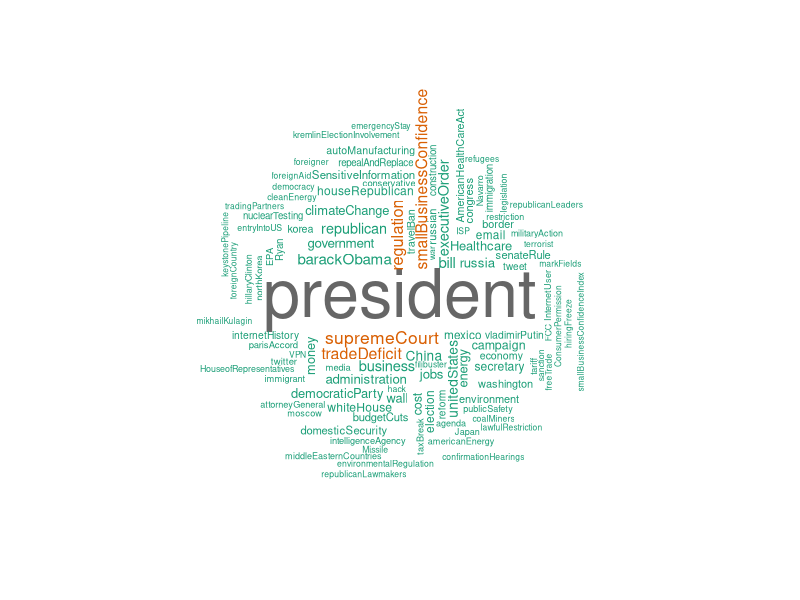
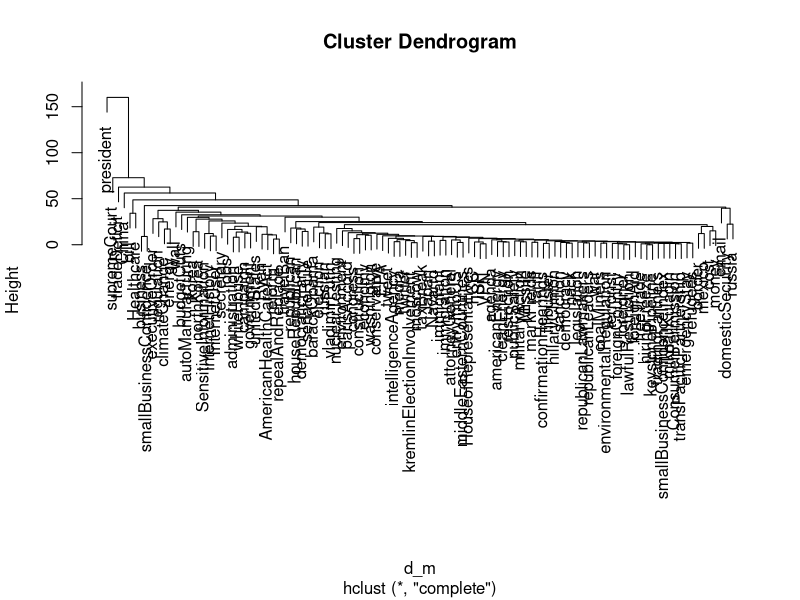
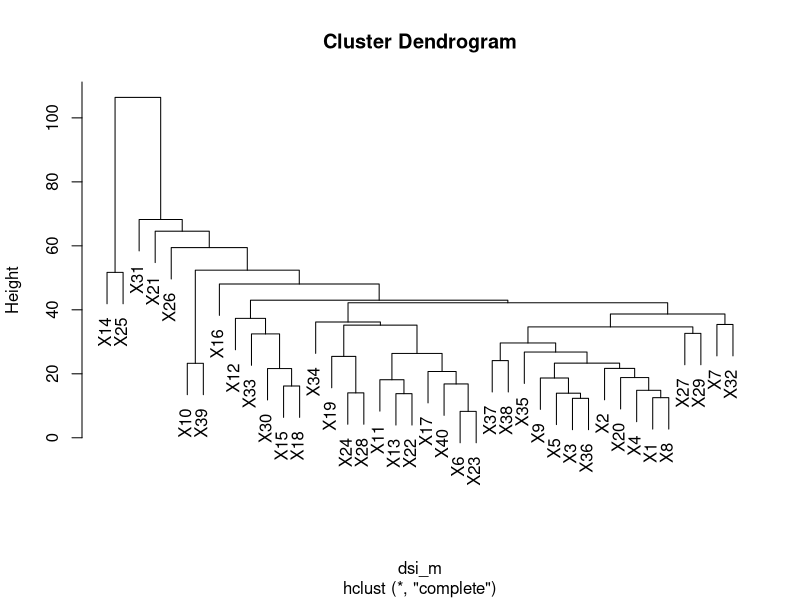
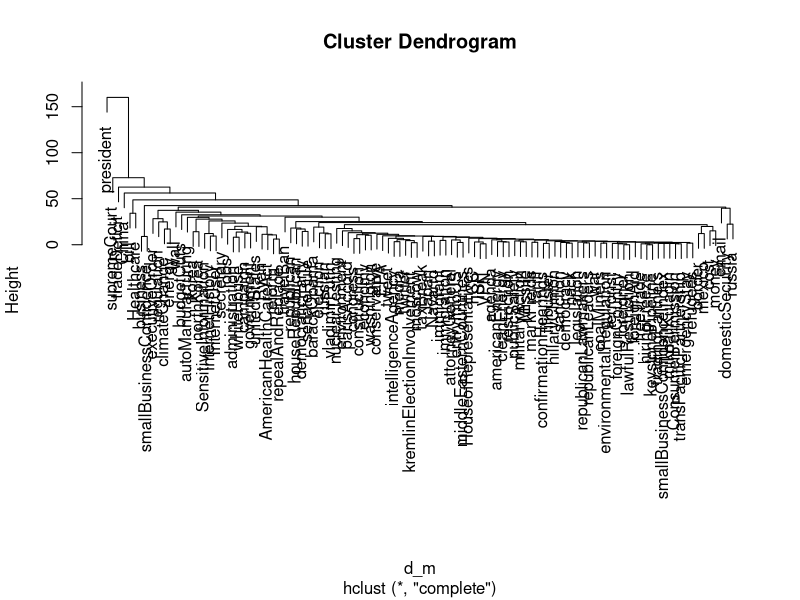
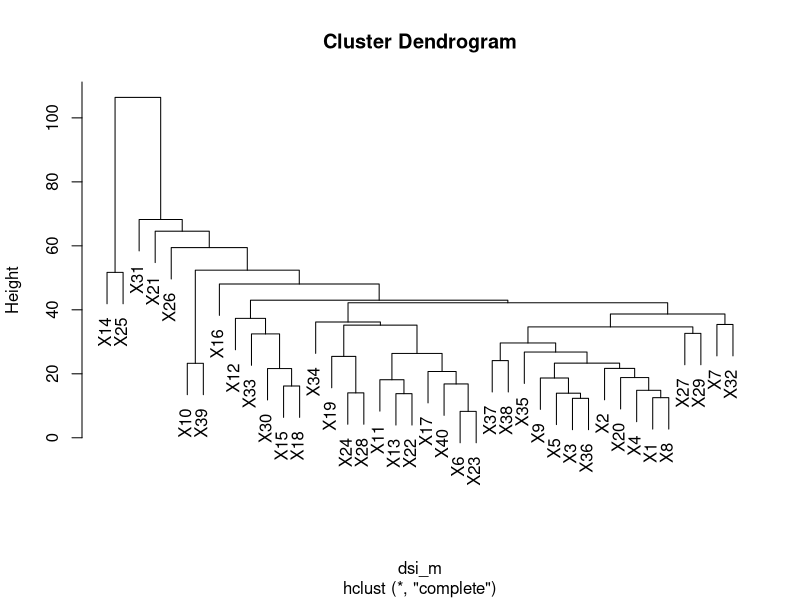

R code for these plots, in order:
## ---- chunk 1
knitr::opts_chunk$set(echo = TRUE)
setwd("~/Documents/Text Analysis Pred 453/P454_TextCluster")
library("tm")
library("SnowballC")
library("wordcloud")
library("RColorBrewer")
library(cluster)
## ---- chunk 2

c_m = read.csv("Conc_Matrix.csv", sep=",", row.names=1)
c_m <- as.matrix(c_m)
dsi_m <- t(c_m)
d_m <- dist(c_m, method="euclidean")
dsi_m <- dist(dsi_m, method="euclidean")

## ---- chunk 3

#tf-idf totals for plotting
v <- sort(rowSums(c_m),decreasing=TRUE)
d <- data.frame(word = names(v),freq=v)

set.seed(1234)
wordcloud(words = d$word, freq = d$freq, min.freq = 1,
          max.words=200, random.order=FALSE, rot.per=0.35, 
          colors=brewer.pal(8, "Dark2"))


## ---- chunk 4

hcl <- hclust(d_m)
plot(hcl)

pdf("hcl.pdf", width=40, height=15)
plot(hcl)
dev.off()


hcl2 <- hclust(dsi_m)
plot(hcl2)

pdf("hcl2.pdf", width=40, height=15)
plot(hcl2)
dev.off()

## ---- chunk 5

nclust <- 10

t <- table(d$word, cutree(hcl, nclust))
t2 <- table(d$word, cutree(hcl, nclust + 10))
t3 <- table(d$word, cutree(hcl, nclust + 20))

t4 <- table(cutree(hcl2, 10),colnames(c_m))

rowSums(t4)

### DSI clusters
write.csv(t4, paste("H_clustDSI_firstpass", ".csv", sep = ""))

write.csv(t3, paste("H_clust_firstpass",nclust+20, ".csv", sep = ""))
